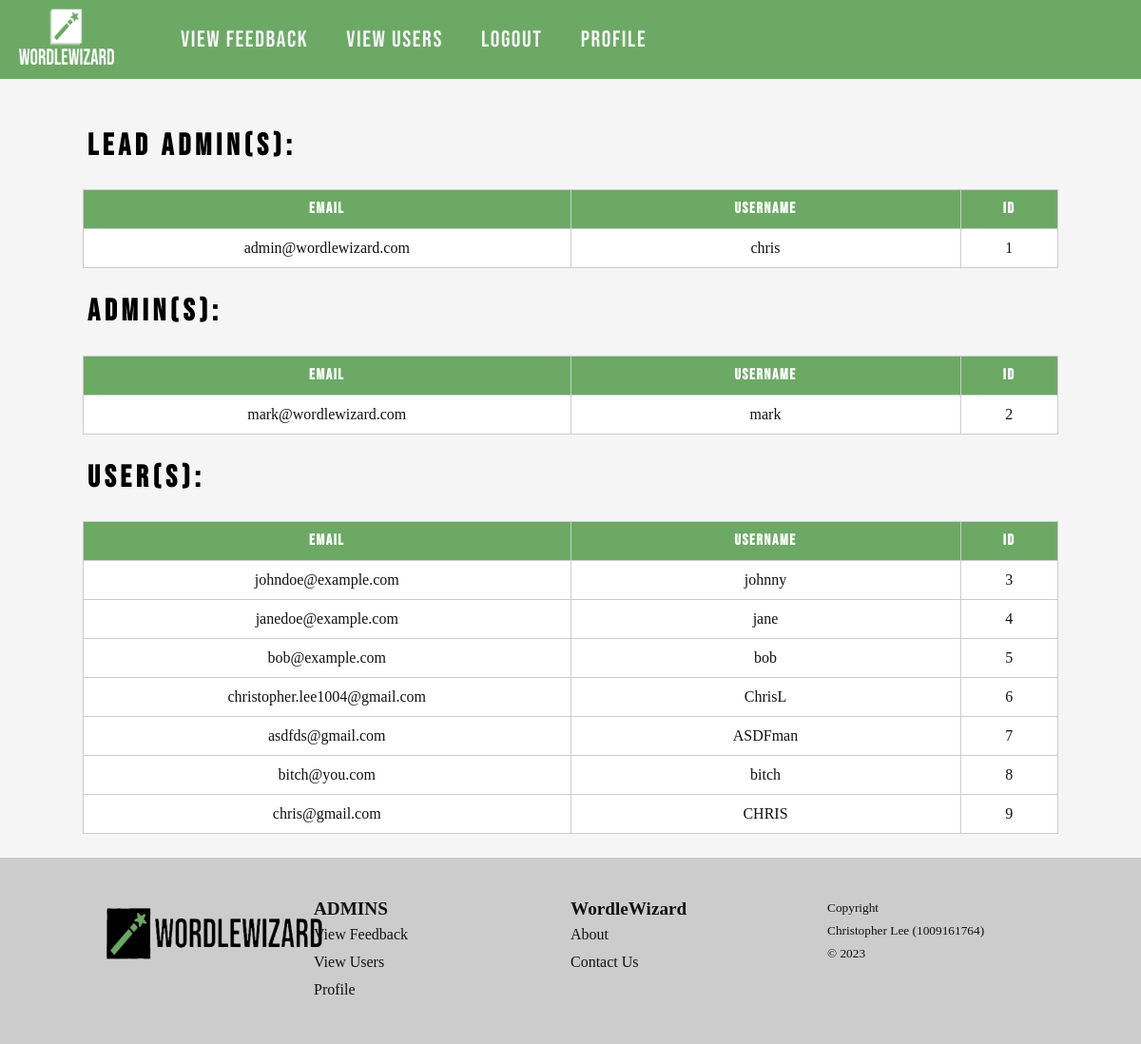
The page /viewusers (signed in) on the database its author committed.
### main.py (models this page shows)
class User(db.Model):
	id = db.Column(db.Integer, primary_key=True)
	email = db.Column(db.String(255), unique=True, nullable=False)
	password = db.Column(db.String(255), nullable=False)
	user_type = db.Column(db.Integer)
	username = db.Column(db.String(255), unique=True, nullable=False)

### main.py (the view)
@app.route('/viewusers')
def viewusers():
	if("user" not in session or session['user_type'] == 0):
		flash("admin only", "info")
		return redirect(url_for('login'))
	else:
		lead_admins = admins = User.query\
		.filter(User.user_type==2)\
		.order_by((User.id))\
		.all()
		admins = User.query\
		.filter(User.user_type==1)\
		.order_by((User.id))\
		.all()
		users = User.query\
		.filter(User.user_type==0)\
		.order_by((User.id))\
		.all()
		context = {
			"lead_admins": lead_admins,
			"admins": admins,
			"users": users
		}
		return render_template("viewusers.html", **context)

### templates/viewusers.html (shortened to what this page needs)
{% extends "nav.html" %}
{% block css %}
    <link rel="stylesheet" href="{{ url_for('static', filename='css/viewusers.css') }}">
{% endblock %}
{% block content %}
	<section class="bg-lightgrey text-white">
		<div class="container">
            <h1 class="h3">
                Lead Admin(s):
            </h1>
            <table>
				<colgroup>
					<col style="width:50%" />
					<col style="width:40%" />
                    <col style="width:10%" />
				</colgroup>
				<tr>
					<th class="text-center">Email</th>
					<th class="text-center">Username</th>
                    <th class="text-center">ID</th>
				</tr>
                {% for lead_admin in lead_admins %}
					<tr>
                        <td class="text-center">{{ lead_admin.email }}</td>
						<td class="text-center">{{ lead_admin.username }}</td>
                        <td class="text-center">{{ lead_admin.id }}</td>
					</tr>
				{% endfor %}
			</table>
			<h1 class="h3">
                Admin(s):
            </h1>
            <table>
				<colgroup>
					<col style="width:50%" />
					<col style="width:40%" />
                    <col style="width:10%" />
				</colgroup>
				<tr>
					<th class="text-center">Email</th>
					<th class="text-center">Username</th>
                    <th class="text-center">ID</th>
				</tr>
                {% for admin in admins %}
					<tr>
                        <td class="text-center">{{ admin.email }}</td>
						<td class="text-center">{{ admin.username }}</td>
                        <td class="text-center">{{ admin.id }}</td>
					</tr>
				{% endfor %}
			</table>
            <h1 class="h3">
                User(s):
            </h1>
            <table>
				<colgroup>
					<col style="width:50%" />
					<col style="width:40%" />
                    <col style="width:10%" />
				</colgroup>
				<tr>
					<th class="text-center">Email</th>
					<th class="text-center">Username</th>
                    <th class="text-center">ID</th>
				</tr>
                {% for user in users %}
					<tr>
                        <td class="text-center">{{ user.email }}</td>
						<td class="text-center">{{ user.username }}</td>
						<td class="text-center">{{ user.id }}</td>
					</tr>
				{% endfor %}
			</table>
		</div>
	</section>
{% endblock %}

### templates/nav.html (shortened to what this page needs)
<!DOCTYPE html>
<html>
	<head>
		<link rel="stylesheet" href="{{ url_for('static', filename='css/style.css') }}">
		{% block css %}
		{% endblock %}
	</head>
	<body>
		<nav id="nav">
			<div id="nav-wrapper">
				{% if session.user and session.user_type == 0 %}
					<a id="home-link" href="{{ url_for('index') }}">
						<img class="logo_img" src="{{ url_for('static', filename='icons/logo-transparent.png')}}"
							alt="WordleWizard Logo" width="100" height="60">
					</a>
				{% elif session.user and (session.user_type == 1 or session.user_type == 2) %}
					<a id="home-link" href="{{ url_for('viewfeedback') }}">
						<img class="logo_img" src="{{ url_for('static', filename='icons/logo-transparent.png')}}"
							alt="WordleWizard Logo" width="100" height="60">
					</a>
				{% else %}
					<a id="home-link" href="{{ url_for('index') }}">
						<img class="logo_img" src="{{ url_for('static', filename='icons/logo-transparent.png')}}"
							alt="WordleWizard Logo" width="100" height="60">
					</a>
				{% endif %}
				<ul id="nav-menu">
                    {% if session.user and session.user_type == 0 %}
						<li class="nav-item">
							<a href="{{ url_for('index') }}">Train</a>
						</li>
						<li class="nav-item">
							<a href="{{ url_for('stats') }}">Stats</a>
						</li>
						<li class="nav-item">
							<a href="{{ url_for('rankings') }}">Rankings</a>
						</li>
						<li class="nav-item">
							<a href="{{ url_for('logout') }}">Logout</a>
						</li>
						<li class="nav-item">
							<a href="{{ url_for('profile') }}">Profile</a>
						</li>
					{% elif session.user %}
						<li class="nav-item">
							<a href="{{ url_for('viewfeedback') }}">View Feedback</a>
						</li>
						<li class="nav-item">
							<a href="{{ url_for('viewusers') }}">View Users</a>
						</li>
						<li class="nav-item">
							<a href="{{ url_for('logout') }}">Logout</a>
						</li>
						<li class="nav-item">
							<a href="{{ url_for('profile') }}">Profile</a>
						</li>
                    {% endif %}
				</ul>
			</div>
		</nav>
		<main class="bg-lightgrey">
			{% block content %} {% endblock %}
		</main>
		<footer>
			<div id="footer-container" class="container">
				<div class="footer-group">
					{% if session.user and session.user_type == 0 %}
						<a id="home-link2" href="{{ url_for('index') }}">
							<img class="logo_img" src="{{ url_for('static', filename='icons/logo-compress.png')}}"
								alt="WordleWizard Logo" width="250" height="80">
						</a>
					{% elif session.user and (session.user_type == 1 or session.user_type == 2) %}
						<a id="home-link2" href="{{ url_for('viewfeedback') }}">
							<img class="logo_img" src="{{ url_for('static', filename='icons/logo-compress.png')}}"
								alt="WordleWizard Logo" width="250" height="80">
						</a>
					{% else %}
						<a id="home-link2" href="{{ url_for('index') }}">
							<img class="logo_img" src="{{ url_for('static', filename='icons/logo-compress.png')}}"
								alt="WordleWizard Logo" width="250" height="80">
						</a>
					{% endif %}
				</div>
				<div class="footer-group">
					{% if session.user and (session.user_type == 1 or session.user_type == 2) %}
						<b class="footer-header">ADMINS</b>
						<a href="{{ url_for('viewfeedback') }}">View Feedback</a>
						<a href="{{ url_for('viewusers') }}">View Users</a>
						<a href="{{ url_for('profile') }}">Profile</a>
					{% else %}
						<b class="footer-header">MEMBERS</b>
						<a href="{{ url_for('index') }}">Train</a>
						<a href="{{ url_for('stats') }}">Stats</a>
						<a href="{{ url_for('rankings') }}">Rankings</a>
						<a href="{{ url_for('profile') }}">Profile</a>
					{% endif %}
				</div>
				<div class="footer-group">
					<b class="footer-header">WordleWizard</b>
					<a href="{{ url_for('about') }}">About</a>
					<a href="{{ url_for('contact') }}">Contact Us</a>
				</div>
				<div class="footer-group">
					<small>
						Copyright<br>
						Christopher Lee (1009161764)<br>
						&copy; 2023
					</small>
				</div>
			</div>
		</footer>
	</body>
</html>

### static/css/style.css (style rules this page uses)
:root { --primary: #6ca965; --primary-dark: #568750; --secondary: #c8b653; --secondary-dark: #9a8a31; --dark: #111111; --white: #ffffff; --grey: #999999; --mediumgrey: #cccccc; --lightgrey: #f5f5f5; --black: #000000; --red: #fa2a2a; --lightred: #fb8686; --green: #0cd030; --lightgreen: #a2ffb3; --button-font-size: 1rem; --button-radius: 5px; --button-padding: 0.5rem 1rem; --button-large-font-size: 1.5rem; --button-large-padding: 1rem 2rem; --button-large-radius: 8px; --flash-error-bg: #ffeff2; --flash-error-color: #fa2a2a; --flash-success-bg: #e7fbf4; --flash-success-color: #0cd030; --flash-info-bg: #e1f0ff; --flash-info-color: #0c6cd0; }
#nav { background-color: var(--primary); color: var(--grey); padding: 8px 20px; display: flex; justify-content: space-between; align-items: center; }
#home-link { margin-right: 50px; }
#nav-wrapper { flex: 1; display: flex; justify-content: space-between; align-items: center; }
#nav-menu { flex: 1; display: flex; justify-content: flex-start; align-items: center; list-style: none; margin: 0; padding: 0; }
#nav-menu li { margin: 0 20px; }
#nav-menu a, #off-canvas-menu a { color: var(--lightgrey); text-decoration: none; font-size: 1.5rem; line-height: 2; letter-spacing: 0.1rem; font-family: 'Bebas Neue', 'Helvetica', sans-serif; }
body { display: flex; flex-direction: column; min-height: 100vh; margin: 0; line-height: 1.5; background-color: var(--lightgrey); }
footer { flex: 1; }
footer { background-color: var(--mediumgrey); color: var(--dark); padding: 40px 0; }
.footer-group { margin-bottom: 40px; }
.footer-group a { display: block; margin-bottom: 5px; color: var(--dark); text-decoration: none; }
@media screen and (min-width: 1024px) { #footer-container { display: flex; justify-content: space-between; align-items: flex-start; } }
@media screen and (min-width: 1024px) { .footer-group { margin-bottom: 0; width: 25%; } }
h1, .h1 { font-size: 2rem; line-height: 1; font-family: 'Bebas Neue', 'Helvetica', sans-serif; }
b { font-size: 1.2rem; }
#home-link2 { margin-left: 15%; font-size: 2rem; color: var(--primary-dark); text-decoration: none; }
h1, h2, h3, h4, h5, h6, .h1, .h2, .h3, .h4, .h5, .h6 { margin-top: 0px; margin-bottom: 0.5rem; margin-left: 2rem; line-height: 1.2; letter-spacing: 0.3rem; margin-block-start: 0.83em; margin-block-end: 0.83em; }
section { padding: 25px 0; }
.bg-lightgrey { background-color: var(--lightgrey); }
.container { width: 95%; padding: 0 15px; margin: 0 auto; }
@media screen and (min-width: 480px) { .container { max-width: 95vw; } }
@media screen and (min-width: 768px) { .container { max-width: 92vw; } }
@media screen and (min-width: 1024px) { .container { max-width: 90vw; } }

### static/css/viewusers.css (style rules this page uses)
table { width: 95%; border-collapse: collapse; margin-left: auto; margin-right: auto; }
table th, td { padding: 0.5em; border: 1px solid #ccc; background-color: var(--white); word-break: break-all; text-align: center; }
table th { background-color: var(--primary); color: var(--white); font-family: 'Bebas Neue', 'Helvetica', sans-serif; letter-spacing: 0.1rem; }
table td { color: var(--dark); }
a { color: var(--black); text-decoration: none; }

### rows shown on the page
User: email "admin@wordlewizard.com", username "chris", id "1"
User: email "mark@wordlewizard.com", username "mark", id "2"
User: email "johndoe@example.com", username "johnny", id "3"
User: email "janedoe@example.com", username "jane", id "4"
User: email "bob@example.com", username "bob", id "5"
User: email "christopher.lee1004@gmail.com", username "ChrisL", id "6"
User: email "asdfds@gmail.com", username "ASDFman", id "7"
User: email "bitch@you.com", username "bitch", id "8"
User: email "chris@gmail.com", username "CHRIS", id "9"
